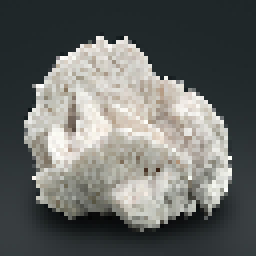
#> input picture app/app/src/main/assets/white/white0.png, 64 x 64 px (shown 4 times larger); its folder holds only this picture in this run
$ python get_mid.py ../../app/app/src/main/assets out 100 5
#> lines starting #> are read from the running program, lines starting #| are printed output that depends on the picture
### model/make_dataset/dataset_maker.py
import argparse
import os
import pickle
import random
import time

import numpy as np
from PIL import Image
from tqdm import tqdm

from dataset_loader import Loader
from settings import Settings
from tool import Tools

from make_dataset import tools


# [7 lines left out: function get_args, not called in this run]


class DatasetMaker():
    """将图片数据处理成其它形式保存的数据集
    """

    # [19 lines left out: function save_npy, not called in this run]

    @staticmethod
    def save_mid_pic(input_dir, output_dir, out_put_size, convert=False):
        """将input_dir中的图片取中间,然后以图片的形式保存"""
#> called with input_dir = '../../app/app/src/main/assets', output_dir = 'out', out_put_size = 100, convert = 5

        directories = os.listdir(input_dir)
        tmp = dict(enumerate(directories))
        label_num_mapping = {v: k for k, v in tmp.items()}
        Tools.create_save_dir(output_dir)
        for directory in directories:
            Tools.create_save_dir(os.path.join(output_dir, directory))
            for img_file_path in tqdm(os.listdir(os.path.join(input_dir, directory)), ncols=10):
                try:
                    img = Image.open(os.path.join(input_dir, directory, img_file_path))
#> img is the input picture: PIL image 64x64 RGB; mean R, G, B 103.7, 105.9, 103
                    if (convert):
                        img = img.convert('RGB')
                except Exception as e:
                    print(str(e))
                    continue
                arr = np.array(img)
                arr = DatasetMaker.get_pic_middle(arr, out_put_size)
                img = Image.fromarray(arr)
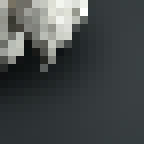
#> img: PIL image 18x18 RGB (shown 8 times larger); mean R, G, B 69, 73.3, 73.8
                filename = str(time.time()) + str(random.randint(1, 100)) + '.png'
                img.save(os.path.join(output_dir, directory, filename))

    # [54 lines left out: functions save_shuffled_pic, prepare_input_output, save_npy_dataset, not called in this run]

    @staticmethod
    def get_pic_middle(pic, out_put_size):
        """取图片的中间n*n像素作为新图片

        Args:
            ndarray: pic 一张图片(3,n,k)
            int: output_size 输出图片大小

        Returns:
            ndarray: 新图片
        """
        shape = pic.shape
        middle1, middle2 = int(shape[0] / 2), int(shape[1] / 2)
        r = int(out_put_size / 2)
        return pic[middle1 - r:middle1 + r, middle2 - r:middle2 + r, :]

    # [85 lines left out: functions get_shuffled_pic, make_picture_shuffled_dataset, not called in this run]


# [3 lines that do not run on import are left out]

### model/make_dataset/tool.py
import os

import numpy as np
from PIL import Image
from tqdm import tqdm

class Tools:
    """提供一般性的常用函数
    """
    @staticmethod
    def create_save_dir(path):
        if(not os.path.exists(path)):
            os.makedirs(path)

    # [17 lines left out: functions removeDir, delete_file_if_exist, not called in this run]

    # @staticmethod
    # def load_data(directories,label_num_mapping,num_classes,test_split=0.1): \
    #     directories = [d for d in os.listdir(data_directory)
    #                    if os.path.isdir(os.path.join(data_directory, d))]
    #
    #     labels = []
    #     images = []
    #     for d in directories:
    #         label_directory = os.path.join(data_directory, d)
    #         file_names = [os.path.join(label_directory, f)
    #                       for f in os.listdir(label_directory)
    #                       if f.endswith(".ppm")]
    #         for f in file_names:
    #             images.append(data.imread(f))
    #             labels.append(int(d))
    #     return images, labels
    #
    #
    #     ROOT_PATH = "F:/Belgian traffic - Deep learning/"
    #     train_data_directory = os.path.join(ROOT_PATH, "TrafficSigns/Training")
    #     test_data_directory = os.path.join(ROOT_PATH, "TrafficSigns/Testing")
    #     pass

### model/make_dataset/get_mid.py
from .dataset_maker import DatasetMaker
import argparse

def get_args():
    parser=argparse.ArgumentParser()
    parser.add_argument('input_dir')
    parser.add_argument('output_dir')
    parser.add_argument('pic_size',type=int,help='取中间多大')
    parser.add_argument('convert',type=int,default=0,help='是否要转换图片通道数')
    return parser.parse_args()

if __name__ == "__main__":
    args=get_args()
    if(args.convert):
        print('convert used')
    DatasetMaker.save_mid_pic(args.input_dir,args.output_dir,args.pic_size
    ,convert=args.convert)
